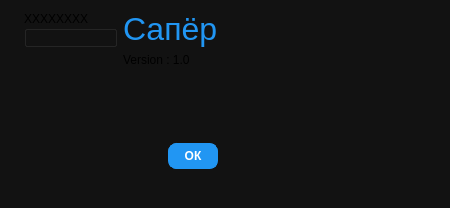
<?xml version="1.0" encoding="UTF-8"?>
<ui version="4.0">
 <class>Dialog</class>
 <widget class="QDialog" name="Dialog">
  <property name="geometry">
   <rect>
    <x>0</x>
    <y>0</y>
    <width>450</width>
    <height>208</height>
   </rect>
  </property>
  <property name="minimumSize">
   <size>
    <width>450</width>
    <height>208</height>
   </size>
  </property>
  <property name="maximumSize">
   <size>
    <width>450</width>
    <height>208</height>
   </size>
  </property>
  <property name="windowTitle">
   <string>Dialog</string>
  </property>
  <property name="styleSheet">
   <string notr="true">QDialog {
    background-color: #121212;  /* Основной темный фон */
    color: #E0E0E0;  /* Светлый текст */
}
QPushButton{
  background-color: #fff;
  color: #fff;
 border:0px;
}</string>
  </property>
  <layout class="QHBoxLayout" name="horizontalLayout">
   <item>
    <layout class="QGridLayout" name="gridLayout_2">
     <item row="4" column="2">
      <widget class="QLabel" name="label_6">
       <property name="text">
        <string/>
       </property>
      </widget>
     </item>
     <item row="2" column="2">
      <widget class="QLabel" name="label_3">
       <property name="text">
        <string/>
       </property>
      </widget>
     </item>
     <item row="0" column="2">
      <widget class="QLabel" name="l1">
       <property name="font">
        <font>
         <pointsize>24</pointsize>
        </font>
       </property>
       <property name="styleSheet">
        <string notr="true">#l1{
color: #2196F3;
}</string>
       </property>
       <property name="text">
        <string>Сапёр</string>
       </property>
      </widget>
     </item>
     <item row="0" column="0">
      <widget class="QLabel" name="label_5">
       <property name="text">
        <string/>
       </property>
      </widget>
     </item>
     <item row="0" column="3">
      <spacer name="horizontalSpacer">
       <property name="orientation">
        <enum>Qt::Horizontal</enum>
       </property>
       <property name="sizeHint" stdset="0">
        <size>
         <width>40</width>
         <height>20</height>
        </size>
       </property>
      </spacer>
     </item>
     <item row="6" column="2">
      <spacer name="verticalSpacer">
       <property name="orientation">
        <enum>Qt::Vertical</enum>
       </property>
       <property name="sizeHint" stdset="0">
        <size>
         <width>20</width>
         <height>40</height>
        </size>
       </property>
      </spacer>
     </item>
     <item row="5" column="2" alignment="Qt::AlignRight">
      <widget class="QPushButton" name="ok">
       <property name="styleSheet">
        <string notr="true">

QPushButton {
  background-color: #2196F3;
  color: #fff;
  font-weight: 600;
  border-radius: 8px;
  border: 1px solid #2196F3;
  padding: 5px 15px;
  margin-top: 10px;
  outline: 0px;
}
QPushButton:hover {
  background-color: #0d6efd;
  border: 3px solid #9ac3fe;
}</string>
       </property>
       <property name="text">
        <string>ОК</string>
       </property>
      </widget>
     </item>
     <item row="1" column="2">
      <widget class="QLabel" name="label_2">
       <property name="text">
        <string>Version : 1.0</string>
       </property>
      </widget>
     </item>
     <item row="3" column="2">
      <widget class="QLabel" name="label_4">
       <property name="text">
        <string/>
       </property>
      </widget>
     </item>
     <item row="0" column="1">
      <widget class="QGroupBox" name="groupBox">
       <property name="title">
        <string>XXXXXXXX</string>
       </property>
      </widget>
     </item>
    </layout>
   </item>
  </layout>
 </widget>
 <resources/>
 <connections/>
</ui>
